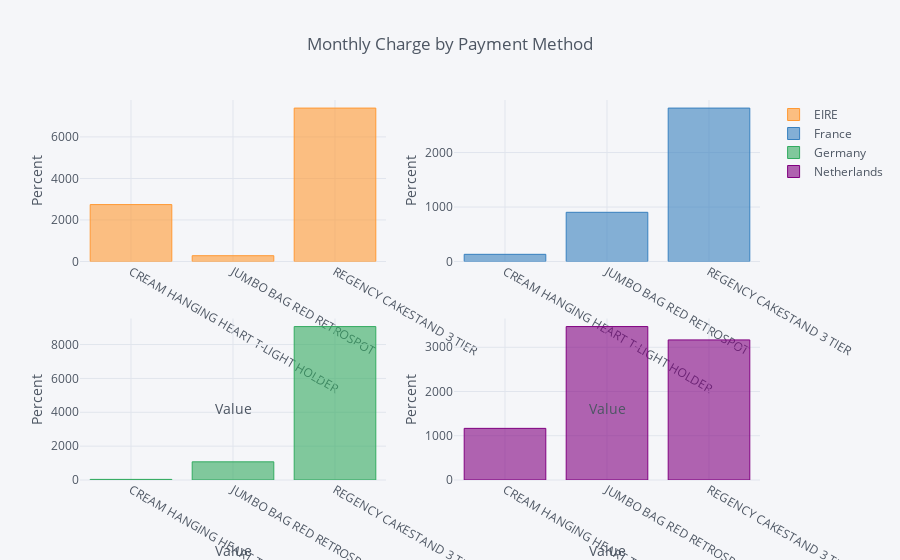

Notebook code for this chart:
### Code cell
#df5 = df5.pivot_table(values='Revenue', columns='Country', index='Description', aggfunc='sum')

df5.iplot(kind='bar', histnorm='percent', xTitle='Value', subplots=True,
yTitle='Percent', title='Monthly Charge by Payment Method')

### Figure 1 — Plotly figure (JSON) as saved in the notebook; plotly's stock layout.template omitted (floating-point values rounded to 4 significant figures)
{"data": [{"marker": {"color": "rgba(255, 153, 51, 0.6)", "line": {"color": "rgba(255, 153, 51, 1.0)", "width": 1}}, "name": "EIRE", "orientation": "v", "text": "", "type": "bar", "uid": "5cd43d64-3370-4176-9212-66526fa65988", "x": ["CREAM HANGING HEART T-LIGHT HOLDER", "JUMBO BAG RED RETROSPOT", "REGENCY CAKESTAND 3 TIER"], "xaxis": "x", "y": [2741.0, 278.7, 7389.0], "yaxis": "y"}, {"marker": {"color": "rgba(55, 128, 191, 0.6)", "line": {"color": "rgba(55, 128, 191, 1.0)", "width": 1}}, "name": "France", "orientation": "v", "text": "", "type": "bar", "uid": "f8e88c21-4976-495b-9ba1-5abfdca12298", "x": ["CREAM HANGING HEART T-LIGHT HOLDER", "JUMBO BAG RED RETROSPOT", "REGENCY CAKESTAND 3 TIER"], "xaxis": "x2", "y": [131.8, 903.4, 2817.0], "yaxis": "y2"}, {"marker": {"color": "rgba(50, 171, 96, 0.6)", "line": {"color": "rgba(50, 171, 96, 1.0)", "width": 1}}, "name": "Germany", "orientation": "v", "text": "", "type": "bar", "uid": "590d0cf4-d43b-4099-93b8-beb7d9b74dda", "x": ["CREAM HANGING HEART T-LIGHT HOLDER", "JUMBO BAG RED RETROSPOT", "REGENCY CAKESTAND 3 TIER"], "xaxis": "x3", "y": [35.4, 1073.0, 9062.0], "yaxis": "y3"}, {"marker": {"color": "rgba(128, 0, 128, 0.6)", "line": {"color": "rgba(128, 0, 128, 1.0)", "width": 1}}, "name": "Netherlands", "orientation": "v", "text": "", "type": "bar", "uid": "fe4547e3-ce4f-49a5-a28c-34540079c482", "x": ["CREAM HANGING HEART T-LIGHT HOLDER", "JUMBO BAG RED RETROSPOT", "REGENCY CAKESTAND 3 TIER"], "xaxis": "x4", "y": [1167, 3468, 3166.0], "yaxis": "y4"}], "layout": {"legend": {"bgcolor": "#F5F6F9", "font": {"color": "#4D5663"}}, "paper_bgcolor": "#F5F6F9", "plot_bgcolor": "#F5F6F9", "title": {"font": {"color": "#4D5663"}, "text": "Monthly Charge by Payment Method"}, "xaxis": {"anchor": "y", "domain": [0, 0.45], "gridcolor": "#E1E5ED", "showgrid": true, "tickfont": {"color": "#4D5663"}, "title": {"font": {"color": "#4D5663"}, "text": "Value"}, "zerolinecolor": "#E1E5ED"}, "xaxis2": {"anchor": "y2", "domain": [0.55, 1], "gridcolor": "#E1E5ED", "showgrid": true, "tickfont": {"color": "#4D5663"}, "title": {"font": {"color": "#4D5663"}, "text": "Value"}, "zerolinecolor": "#E1E5ED"}, "xaxis3": {"anchor": "y3", "domain": [0, 0.45], "gridcolor": "#E1E5ED", "showgrid": true, "tickfont": {"color": "#4D5663"}, "title": {"font": {"color": "#4D5663"}, "text": "Value"}, "zerolinecolor": "#E1E5ED"}, "xaxis4": {"anchor": "y4", "domain": [0.55, 1], "gridcolor": "#E1E5ED", "showgrid": true, "tickfont": {"color": "#4D5663"}, "title": {"font": {"color": "#4D5663"}, "text": "Value"}, "zerolinecolor": "#E1E5ED"}, "yaxis": {"anchor": "x", "domain": [0.575, 1], "gridcolor": "#E1E5ED", "showgrid": true, "tickfont": {"color": "#4D5663"}, "title": {"font": {"color": "#4D5663"}, "text": "Percent"}, "zerolinecolor": "#E1E5ED"}, "yaxis2": {"anchor": "x2", "domain": [0.575, 1], "gridcolor": "#E1E5ED", "showgrid": true, "tickfont": {"color": "#4D5663"}, "title": {"font": {"color": "#4D5663"}, "text": "Percent"}, "zerolinecolor": "#E1E5ED"}, "yaxis3": {"anchor": "x3", "domain": [0, 0.425], "gridcolor": "#E1E5ED", "showgrid": true, "tickfont": {"color": "#4D5663"}, "title": {"font": {"color": "#4D5663"}, "text": "Percent"}, "zerolinecolor": "#E1E5ED"}, "yaxis4": {"anchor": "x4", "domain": [0, 0.425], "gridcolor": "#E1E5ED", "showgrid": true, "tickfont": {"color": "#4D5663"}, "title": {"font": {"color": "#4D5663"}, "text": "Percent"}, "zerolinecolor": "#E1E5ED"}}}
